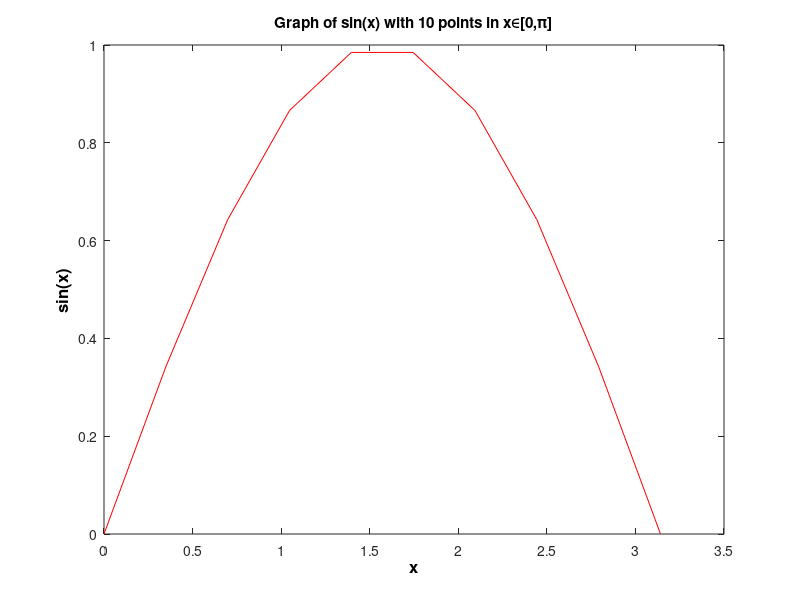
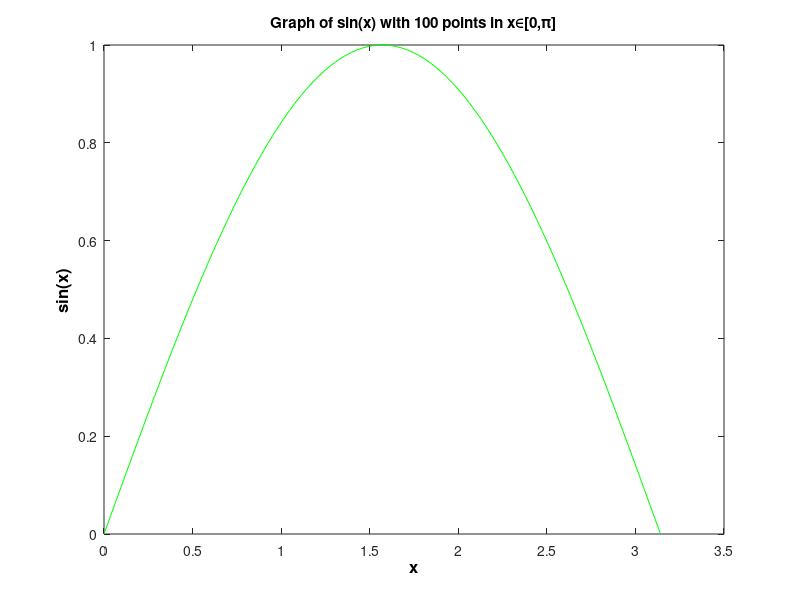

Recreate these plots in MATLAB, in order.
x=linspace(0,pi,10);
figure('Name','Plot of x vs sin(x) - 10 points')
plot(x,sin(x),'r')
xlabel('x','FontSize',12,'FontWeight','bold','Color','k')
ylabel('sin(x)','FontSize',12,'FontWeight','bold','Color','k')
title('Graph of sin(x) with 10 points in x\in[0,\pi]')
x=linspace(0,pi,100);
figure('Name','Plot of x vs sin(x) - 100 points')
plot(x,sin(x),'g')
xlabel('x','FontSize',12,'FontWeight','bold','Color','k')
ylabel('sin(x)','FontSize',12,'FontWeight','bold','Color','k')
title('Graph of sin(x) with 100 points in x\in[0,\pi]')